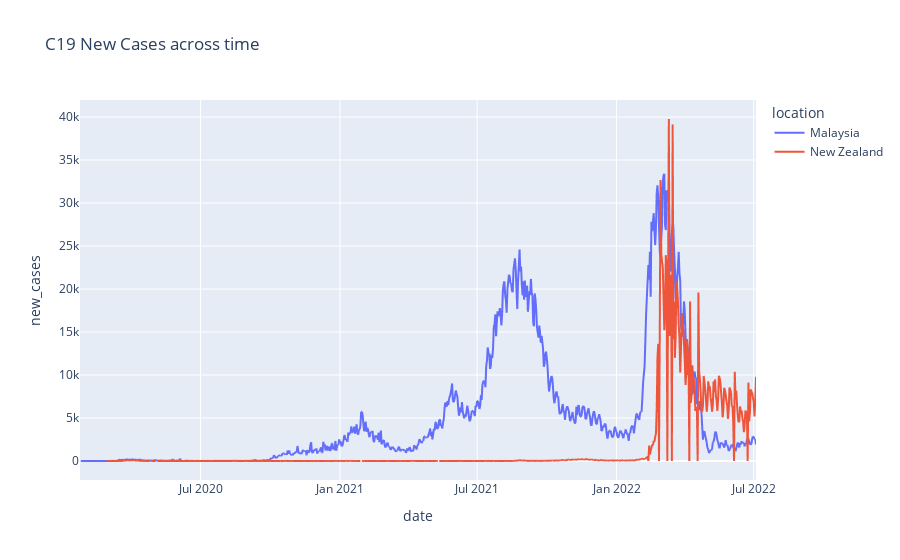

Here is the notebook cell this chart was saved with:
### Code cell
fig = px.line(df, x="date", y="new_cases", color="location", title="C19 New Cases across time")
fig.show()

### Figure 1 — Plotly figure (JSON) as saved in the notebook; plotly's stock layout.template omitted (floating-point values rounded to 4 significant figures; data arrays with more than 128 entries replaced by an {"elided": "..."} marker saying what was removed)
{"data": [{"hovertemplate": "location=Malaysia<br>date=%{x}<br>new_cases=%{y}<extra></extra>", "legendgroup": "Malaysia", "line": {"color": "#636efa", "dash": "solid"}, "marker": {"symbol": "circle"}, "mode": "lines", "name": "Malaysia", "showlegend": true, "type": "scattergl", "x": {"elided": "893 str values"}, "xaxis": "x", "y": {"elided": "893 int values"}, "yaxis": "y"}, {"hovertemplate": "location=New Zealand<br>date=%{x}<br>new_cases=%{y}<extra></extra>", "legendgroup": "New Zealand", "line": {"color": "#EF553B", "dash": "solid"}, "marker": {"symbol": "circle"}, "mode": "lines", "name": "New Zealand", "showlegend": true, "type": "scattergl", "x": {"elided": "858 str values"}, "xaxis": "x", "y": {"elided": "858 int values"}, "yaxis": "y"}], "layout": {"legend": {"title": {"text": "location"}, "tracegroupgap": 0}, "title": {"text": "C19 New Cases across time"}, "xaxis": {"anchor": "y", "domain": [0, 1], "title": {"text": "date"}}, "yaxis": {"anchor": "x", "domain": [0, 1], "title": {"text": "new_cases"}}}}
